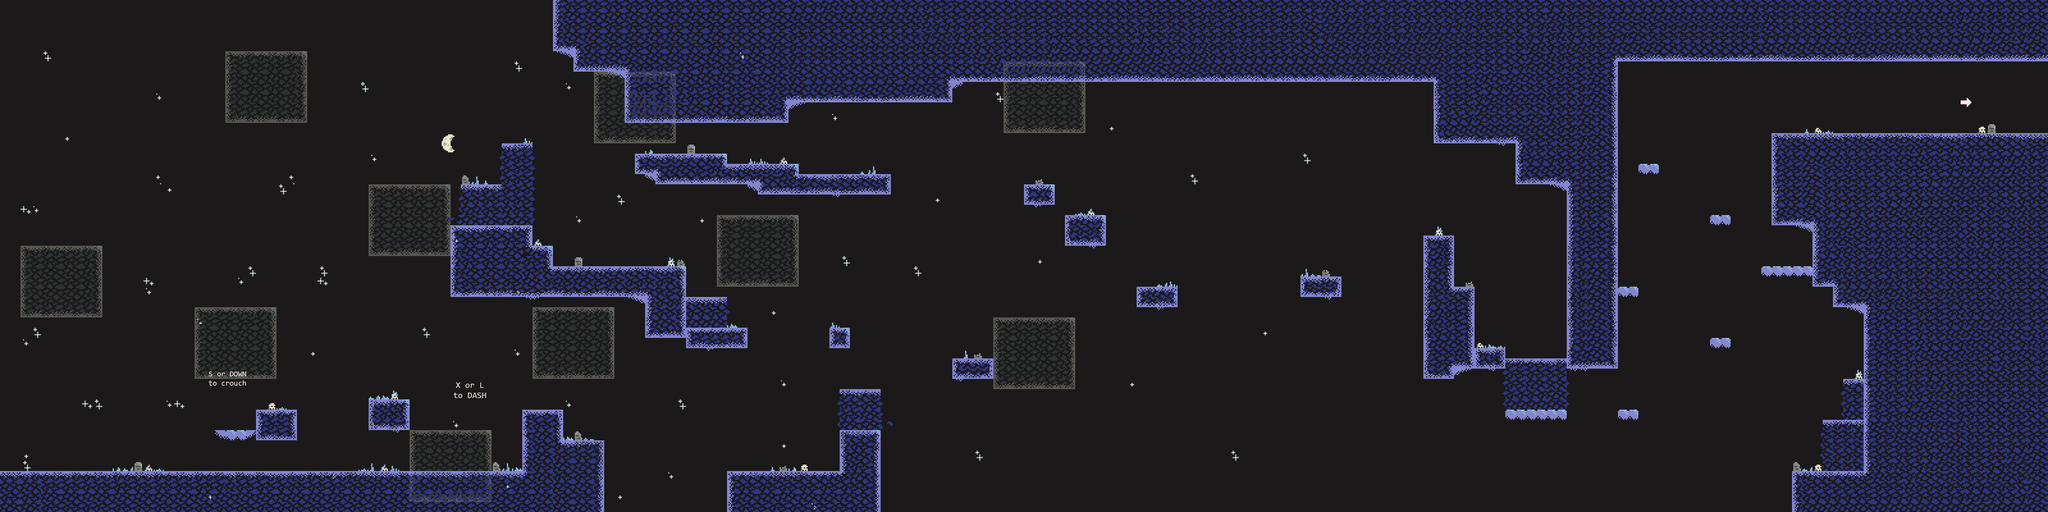

A level layout from a 2D game, rendered from its tile map. Below: a short description, then the map file with tile-grid data replaced by summaries:
An orthogonal 200x50 tile map with 32x32 px tiles, 3 tile layers (Background, Parallax, Platforms), 2 tilesets and 58 objects (48x solid, 8x platform, 2x warp).

<map version="1.2" tiledversion="1.2.4" orientation="orthogonal" renderorder="right-down" width="200" height="50" tilewidth="32" tileheight="32" infinite="0" nextlayerid="15" nextobjectid="114">
 <properties>
  <property name="startX" type="int" value="250" />
  <property name="startY" type="int" value="1100" />
 </properties>
 <tileset firstgid="1" name="DarkTileset" tilewidth="32" tileheight="32" tilecount="702" columns="18">
  <image source="DarkTileset.png" width="576" height="1248" />
 </tileset>
 <tileset firstgid="703" name="Adventurer" tilewidth="92" tileheight="60" tilecount="21" columns="7">
  <image source="Adventurer2.png" width="644" height="180" />
  <tile id="0">
   <properties>
    <property name="idle" value="" />
   </properties>
   <animation>
    <frame tileid="0" duration="200" />
    <frame tileid="1" duration="200" />
    <frame tileid="2" duration="200" />
    <frame tileid="3" duration="200" />
   </animation>
  </tile>
  <tile id="4">
   <properties>
    <property name="crouch" value="" />
   </properties>
   <animation>
    <frame tileid="4" duration="200" />
    <frame tileid="5" duration="200" />
    <frame tileid="6" duration="200" />
    <frame tileid="7" duration="200" />
   </animation>
  </tile>
  <tile id="8">
   <properties>
    <property name="run" value="" />
   </properties>
   <animation>
    <frame tileid="8" duration="150" />
    <frame tileid="9" duration="150" />
    <frame tileid="10" duration="150" />
    <frame tileid="11" duration="150" />
    <frame tileid="12" duration="150" />
    <frame tileid="13" duration="150" />
   </animation>
  </tile>
  <tile id="14">
   <properties>
    <property name="jump" value="" />
   </properties>
   <animation>
    <frame tileid="14" duration="200" />
    <frame tileid="15" duration="200" />
   </animation>
  </tile>
  <tile id="16">
   <properties>
    <property name="fall" value="" />
   </properties>
   <animation>
    <frame tileid="16" duration="100" />
    <frame tileid="17" duration="100" />
   </animation>
  </tile>
  <tile id="18">
   <properties>
    <property name="dash" value="" />
   </properties>
   <animation>
    <frame tileid="18" duration="100" />
    <frame tileid="19" duration="100" />
    <frame tileid="20" duration="100" />
   </animation>
  </tile>
 </tileset>
 <layer id="12" name="Background" width="200" height="50">
  <properties>
   <property name="Speed" type="float" value="0.2" />
  </properties>
  <data>[10000 cells, 10000 non-empty, 6 distinct tile ids]</data>
 </layer>
 <layer id="14" name="Parallax" width="200" height="50">
  <properties>
   <property name="Speed" type="float" value="0.4" />
  </properties>
  <data>[10000 cells, 564 non-empty, 26 distinct tile ids]</data>
 </layer>
 <layer id="13" name="Platforms" width="200" height="50">
  <properties>
   <property name="Speed" type="float" value="1" />
  </properties>
  <data>[10000 cells, 3200 non-empty, 141 distinct tile ids]</data>
 </layer>
 <objectgroup id="3" name="Colliders">
  <properties>
   <property name="Speed" type="float" value="1" />
  </properties>
  <object id="18" name="Ground" type="solid" x="0" y="1472" width="1761.02" height="128" />
  <object id="28" name="Ground" type="solid" x="800" y="1279.67" width="128" height="96.33" />
  <object id="29" name="Ground" type="solid" x="1152" y="1248" width="128" height="96" />
  <object id="31" name="Ground" type="solid" x="1632" y="1280" width="128" height="192" />
  <object id="33" name="Ground" type="solid" x="2272" y="1472" width="448" height="127.337" />
  <object id="34" name="Ground" type="solid" x="2624" y="1344" width="128" height="128" />
  <object id="35" name="Ground" type="solid" x="2976" y="1120" width="128" height="64" />
  <object id="38" name="Ground" type="solid" x="2592" y="1024" width="64" height="64" />
  <object id="39" name="Platform" type="platform" x="1440" y="576" width="128" height="32" />
  <object id="41" name="Ground" type="solid" x="1663.12" y="832" width="480.334" height="96" />
  <object id="43" name="Ground" type="solid" x="3200" y="576" width="96" height="64" />
  <object id="48" name="Ground" type="solid" x="5055.66" y="-0.3335" width="1344" height="192.031" />
  <object id="49" name="Ground" type="solid" x="5824" y="416.606" width="578.667" height="1184.4" />
  <object id="59" name="Ground" type="solid" x="5664" y="416.075" width="159.668" height="447.182" />
  <object id="60" name="Warp" type="warp" x="6272" y="190.667" width="127.333" height="226.667">
   <properties>
    <property name="MapToLoad" value="Dark_Map2.tmx" />
   </properties>
  </object>
  <object id="65" name="Platform" type="platform" x="2624" y="1216" width="128" height="32" />
  <object id="66" name="Ground" type="solid" x="2144" y="1023.33" width="191.671" height="64.3333" />
  <object id="67" name="Ground" type="solid" x="2016" y="928" width="128" height="127.333" />
  <object id="68" name="Ground" type="solid" x="1408" y="704" width="256" height="224" />
  <object id="69" name="Platform" type="platform" x="1568.33" y="448" width="95.3343" height="32" />
  <object id="71" name="Platform" type="platform" x="2144" y="927" width="130.331" height="31.3333" />
  <object id="72" name="Ground" type="solid" x="1664" y="768" width="64" height="64" />
  <object id="73" name="Ground" type="solid" x="1984" y="479.333" width="288" height="64.667" />
  <object id="74" name="Ground" type="solid" x="1951.17" y="0.666667" width="512.83" height="382.667" />
  <object id="75" name="Ground" type="solid" x="1728" y="-1.33333" width="222.837" height="161.333" />
  <object id="76" name="Ground" type="solid" x="1792" y="160.167" width="159.004" height="63.333" />
  <object id="77" name="Ground" type="solid" x="2047.17" y="544" width="736.83" height="31.9586" />
  <object id="78" name="Ground" type="solid" x="1760" y="1376.5" width="128" height="223.5" />
  <object id="79" name="Ground" type="solid" x="2464" y="0.666667" width="512" height="319.333" />
  <object id="80" name="Ground" type="solid" x="2368" y="575.917" width="416" height="31.9583" />
  <object id="81" name="Ground" type="solid" x="3328" y="672" width="128" height="96" />
  <object id="83" name="Ground" type="solid" x="3552" y="896" width="128.667" height="64" />
  <object id="84" name="Ground" type="solid" x="4064" y="864" width="128" height="64" />
  <object id="85" name="Ground" type="solid" x="4608" y="1088" width="96" height="64" />
  <object id="86" name="Platform" type="platform" x="4704" y="1120" width="192.33" height="32" />
  <object id="87" name="Ground" type="solid" x="4448" y="736" width="96" height="448" />
  <object id="88" name="Ground" type="solid" x="4896" y="-1.33333" width="160.33" height="1153.33" />
  <object id="89" name="Ground" type="solid" x="4704" y="1280" width="192" height="32" />
  <object id="90" name="Ground" type="solid" x="5057" y="1279.67" width="64.3336" height="32.33" />
  <object id="92" name="Ground" type="solid" x="2976" y="0" width="1504" height="256" />
  <object id="93" name="Ground" type="solid" x="4480" y="1.3335" width="416" height="446.666" />
  <object id="94" name="Ground" type="solid" x="4736" y="450.333" width="160" height="126" />
  <object id="96" name="Ground" type="solid" x="4544" y="896" width="64" height="256" />
  <object id="97" name="Platform" type="platform" x="5696" y="1312" width="127.333" height="30.6666" />
  <object id="98" name="Ground" type="solid" x="5536.67" y="416.076" width="127.33" height="287.848" />
  <object id="99" name="Ground" type="solid" x="5728.67" y="864.076" width="94.6673" height="95.848" />
  <object id="101" name="Platform" type="platform" x="5760" y="1184" width="62.6663" height="30.6666" />
  </objectgroup>
</map>
<!-- 11 of 58 objects omitted -->